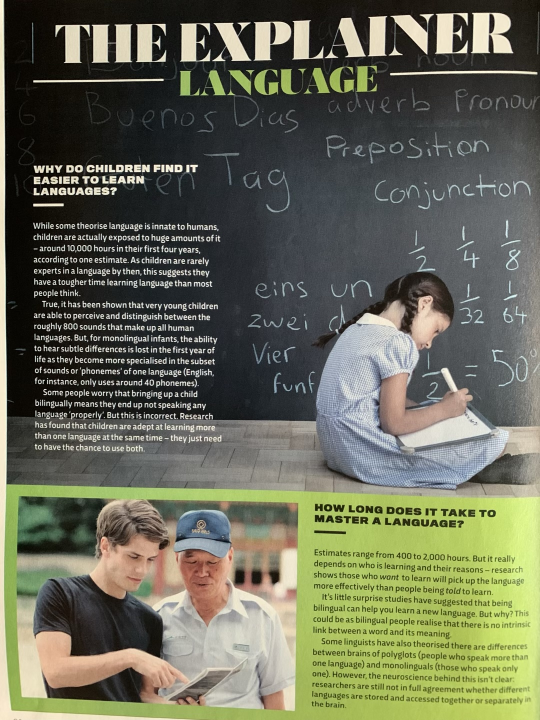
#> input picture notebooks/image_segmentation/assets/text3.jpg, 1080 x 1440 px (shown at 1/2 size)
$ jupyter execute 00_text_segmentation.ipynb
#> lines starting #> are read from the running program, lines starting #| are printed output that depends on the picture; after the words box and inside, x2 and y2 are one past the last pixel; in counts of white or black regions, pixels touching at a corner belong together
[cell 1]
# !pip install opencv-python==4.6.0.66 scikit-image==0.19.3

[cell 2]
from matplotlib import pyplot as plt
from pathlib import Path

import numpy as np

import cv2
from skimage import io

def imshow(np_img, size=(10, 10), is_gray=False):
    plt.figure(figsize=size)
    if is_gray:
        plt.imshow(np_img, cmap='gray', vmin=0, vmax=255)
    else:
        plt.imshow(np_img)
    plt.show()

[cell 3]
data_dir = Path('assets')
assert data_dir.exists()

[cell 4]
img = cv2.cvtColor(io.imread(data_dir / 'text3.jpg'), cv2.COLOR_BGR2RGB)
width = int(img.shape[1] * 2)
#> width = 2160
height = int(img.shape[0] * 2)
#> height = 2880
dim = (width, height)
#> dim = (2160, 2880)
resized = cv2.resize(img, dim, interpolation = cv2.INTER_AREA)
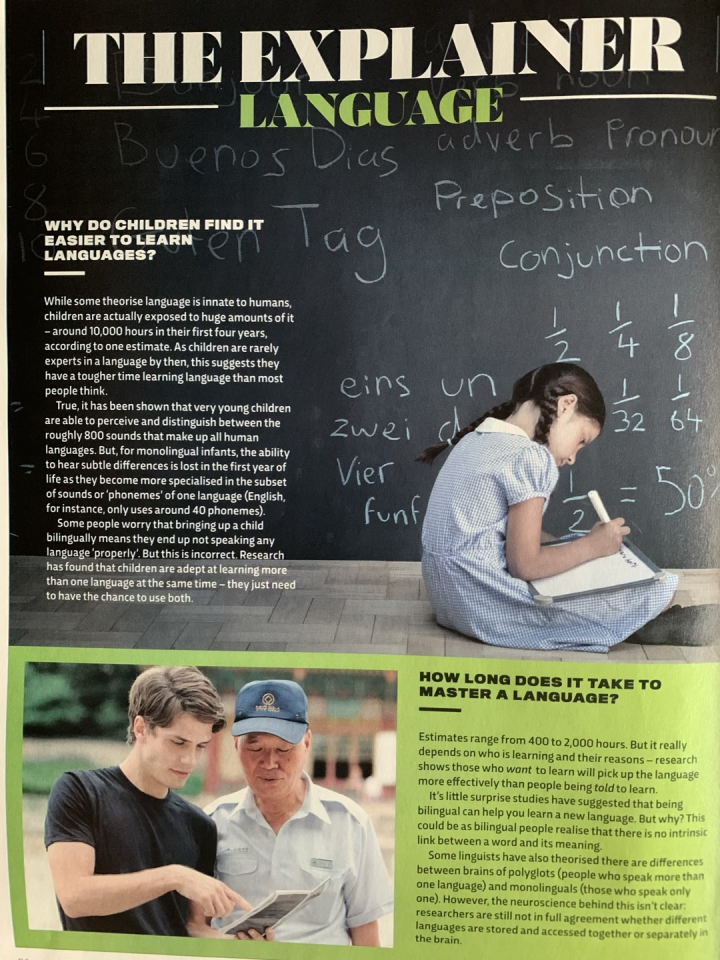
#> resized: shape (2880, 2160, 3) (shown at 1/3 size); mean B, G, R 88.2, 107.6, 105.1
# img = cv2.resize(img, (0,0), fx=0.5, fy=0.5)
# img = cv2.resize(img, (0,0))

[cell 5]
grayscaled = cv2.cvtColor(resized,cv2.COLOR_BGR2GRAY)
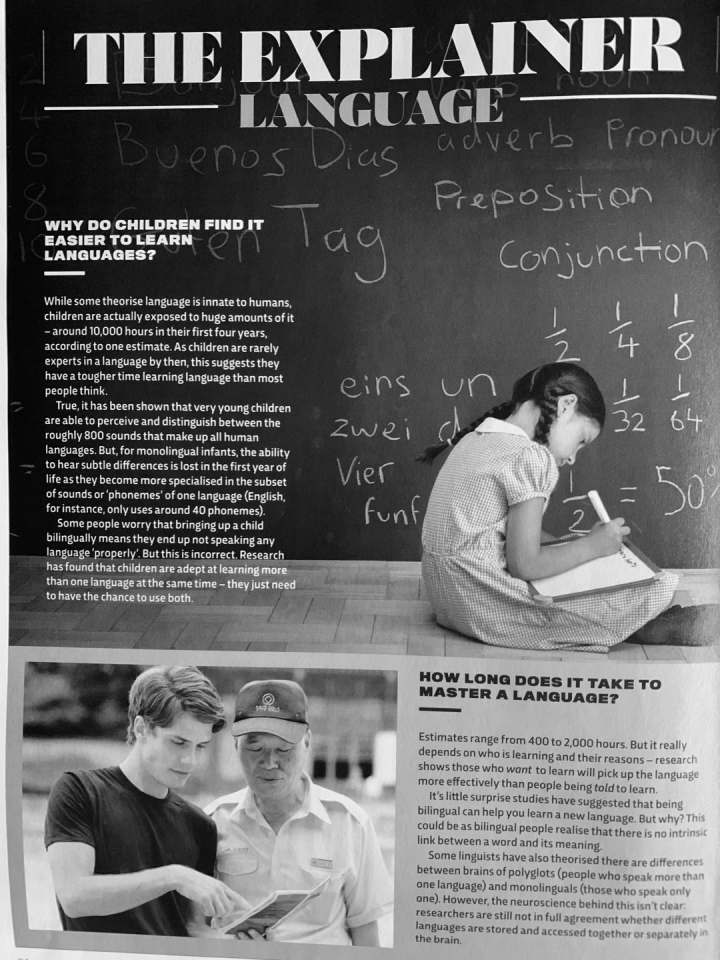
#> grayscaled: shape (2880, 2160) (shown at 1/3 size); min 0, max 255, mean 104.7

threshold = cv2.adaptiveThreshold(grayscaled, 255,
                          cv2.BORDER_REPLICATE,
                          cv2.THRESH_BINARY_INV, 5, 5)
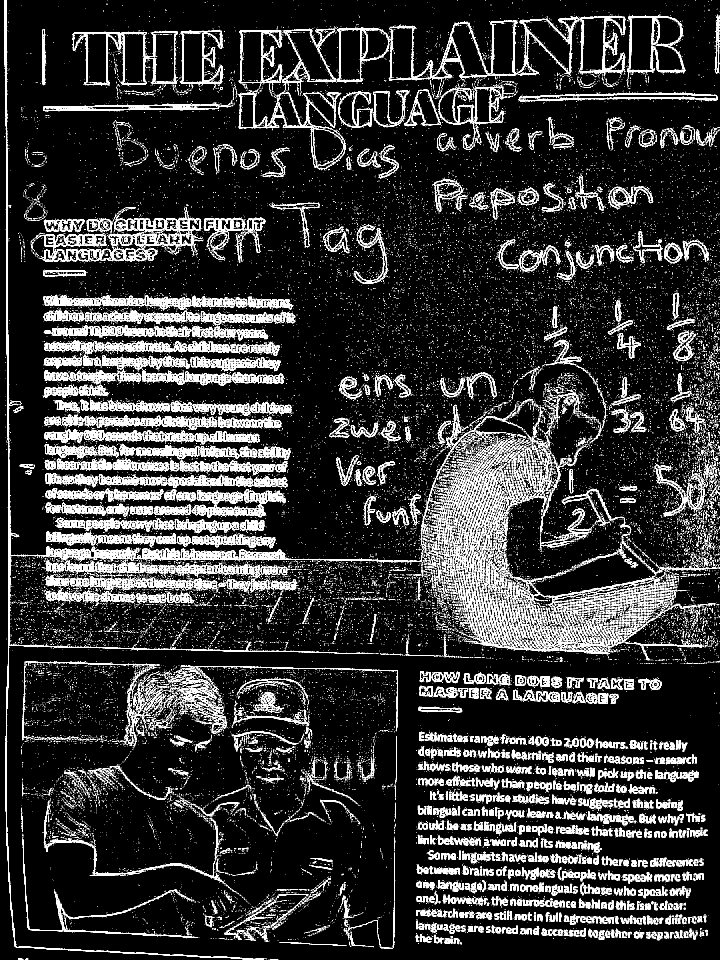
#> threshold: shape (2880, 2160) (shown at 1/3 size); 9.7% white in thin lines or dots

retval, birnary_threshold = cv2.threshold(threshold, 0, 255, cv2.THRESH_BINARY)

flipped_color = cv2.bitwise_not(birnary_threshold)
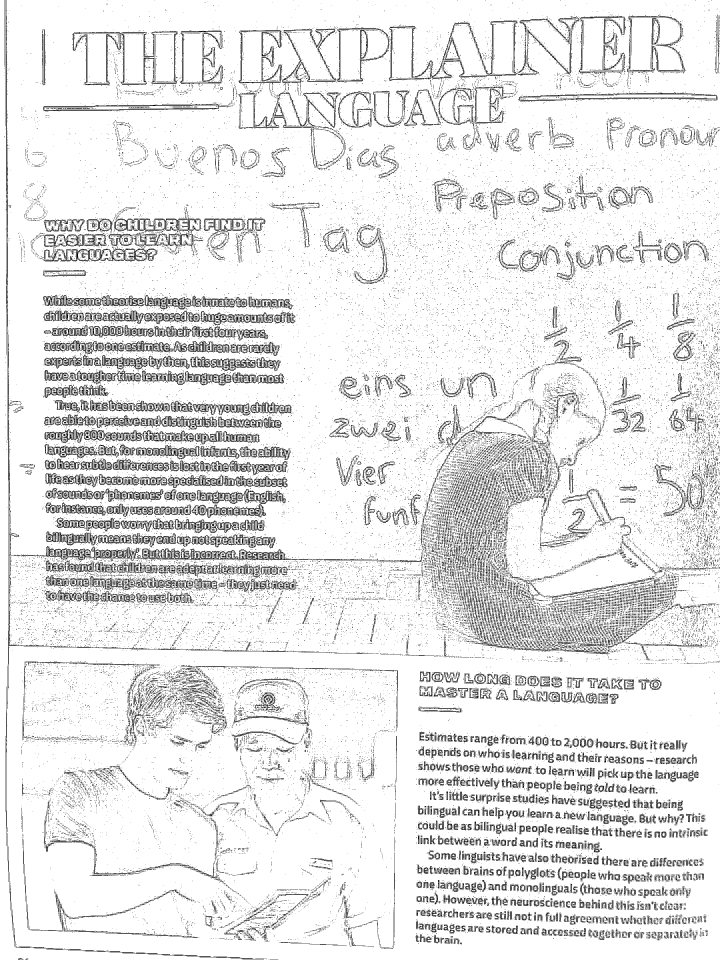
#> flipped_color: shape (2880, 2160) (shown at 1/3 size); 90.3% white; black in thin lines or dots

imshow(flipped_color, (16, 16), True)

[cell 6]
denoised = cv2.fastNlMeansDenoising(flipped_color,None,80,7,15)
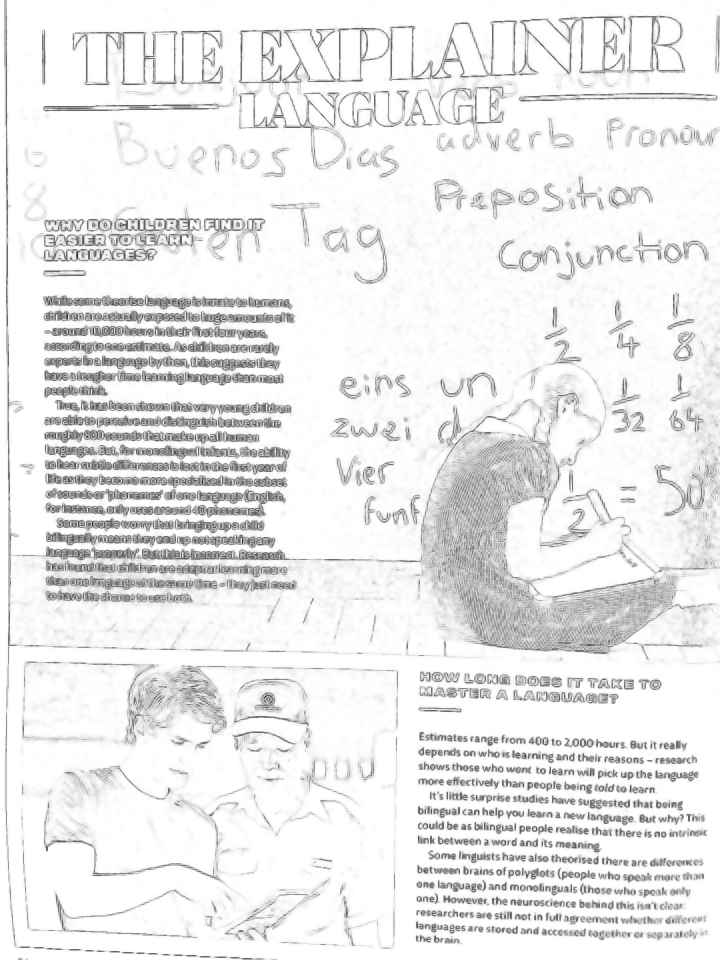
#> denoised: shape (2880, 2160) (shown at 1/3 size); min 4, max 255, mean 234.6
imshow(denoised, (16,16), True)

[cell 7]
rect=cv2.getStructuringElement(cv2.MORPH_RECT, (5, 5))
# dilation = cv2.dilate(blured,rect,iterations = 1)
dilation = cv2.erode(denoised,rect,iterations = 7)
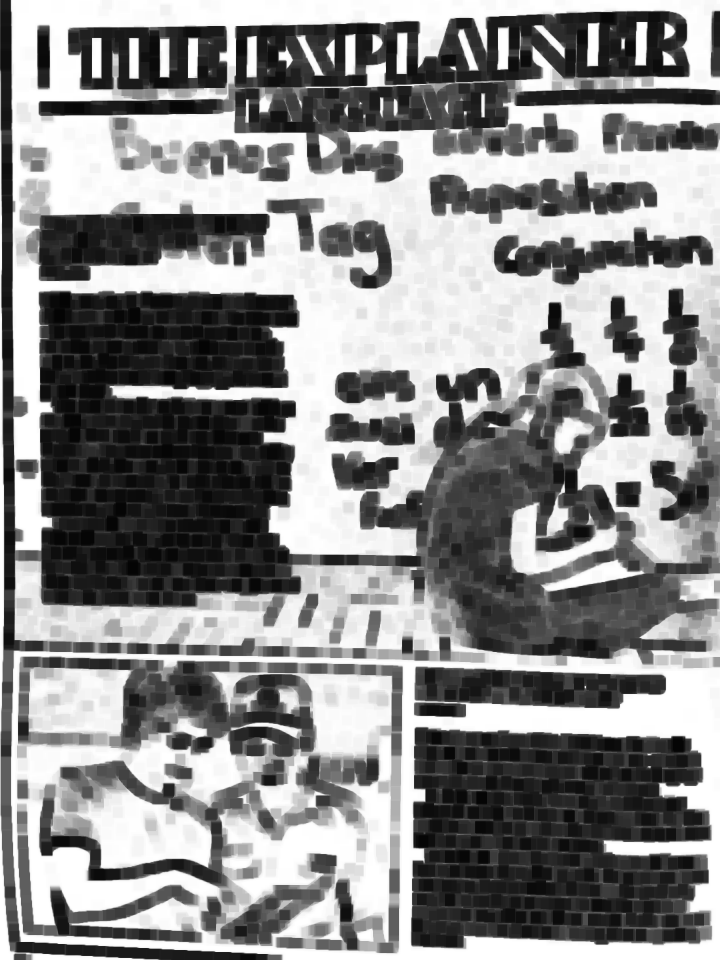
#> dilation: shape (2880, 2160) (shown at 1/3 size); min 4, max 255, mean 138.3

[cell 8]
imshow(dilation, (16, 16), True)

[cell 9]
_, dilation_thresholded = cv2.threshold(dilation, 0, 255, cv2.THRESH_BINARY + cv2.THRESH_OTSU)
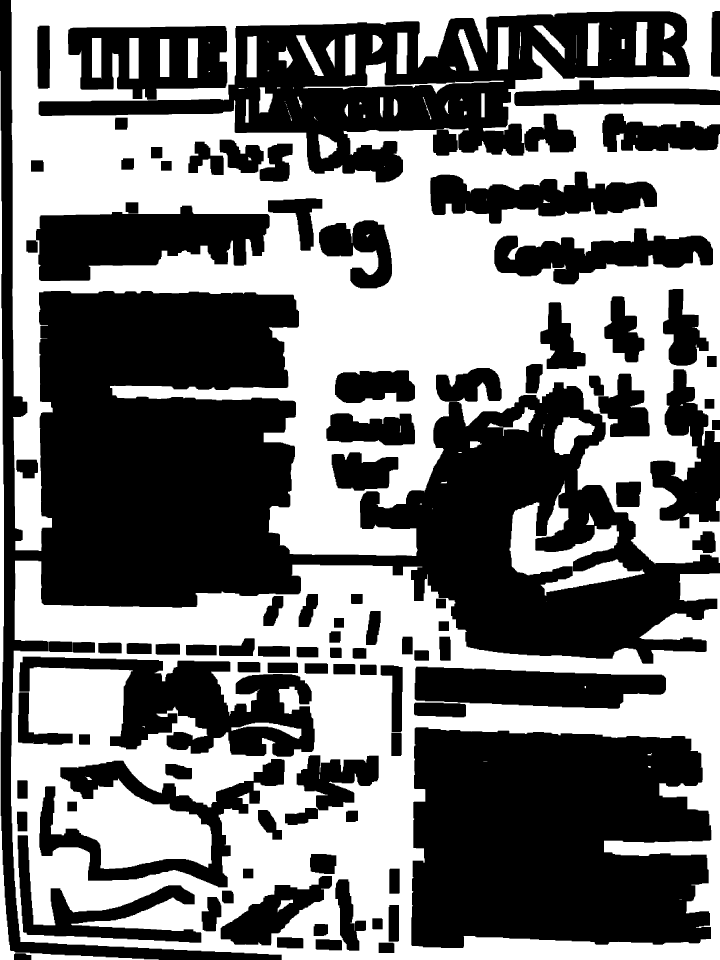
#> dilation_thresholded: shape (2880, 2160) (shown at 1/3 size); 47.2% white; 102 white regions (35 under 20 px), largest, box (x1, y1, x2, y2) and area: (33, 0, 2160, 1693) 1623521, (33, 1682, 2160, 2880) 1159695, (1527, 1442, 1934, 1788) 44145
imshow(dilation_thresholded, (16, 16), True)

$ run again, with notebooks/image_segmentation/assets/text1.jpg copied over notebooks/image_segmentation/assets/text3.jpg
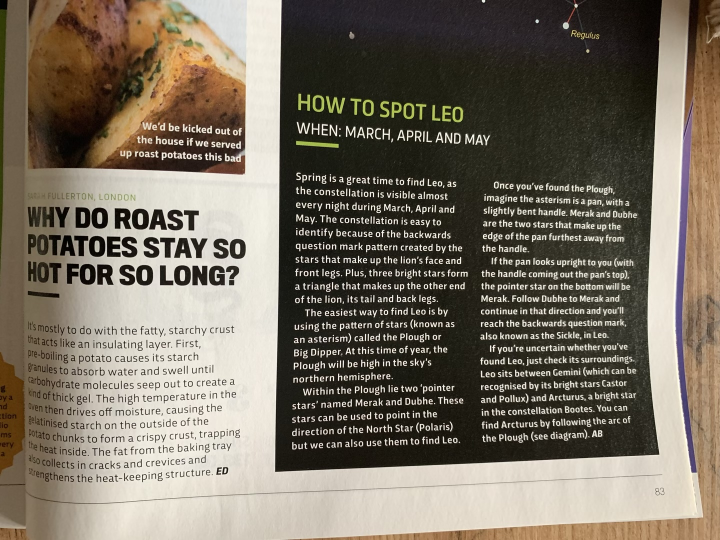
#> input picture notebooks/image_segmentation/assets/text1.jpg, 1440 x 1080 px (shown at 1/2 size)
#> `threshold = cv2.adaptiveThreshold(grayscaled, 255, cv2.BORDER_REPLICAT..`:
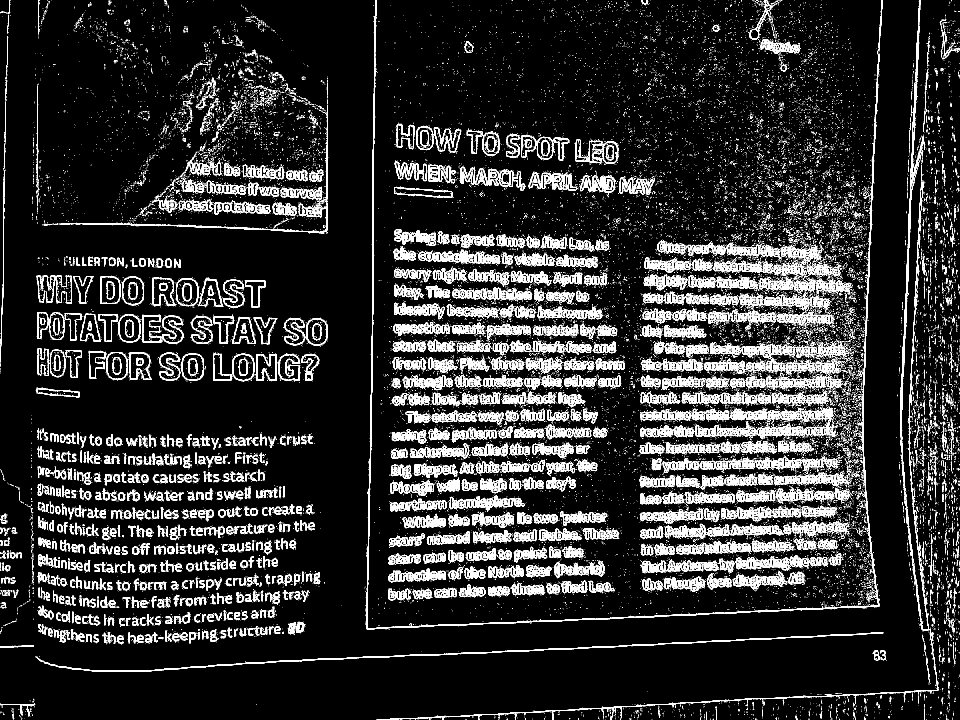
#> threshold: shape (2160, 2880) (shown at 1/3 size); 9.2% white in thin lines or dots
#> flipped_color: shape (2160, 2880); 90.8% white; black in thin lines or dots
#> `_, dilation_thresholded = cv2.threshold(dilation, 0, 255, cv2.THRESH_B..`:
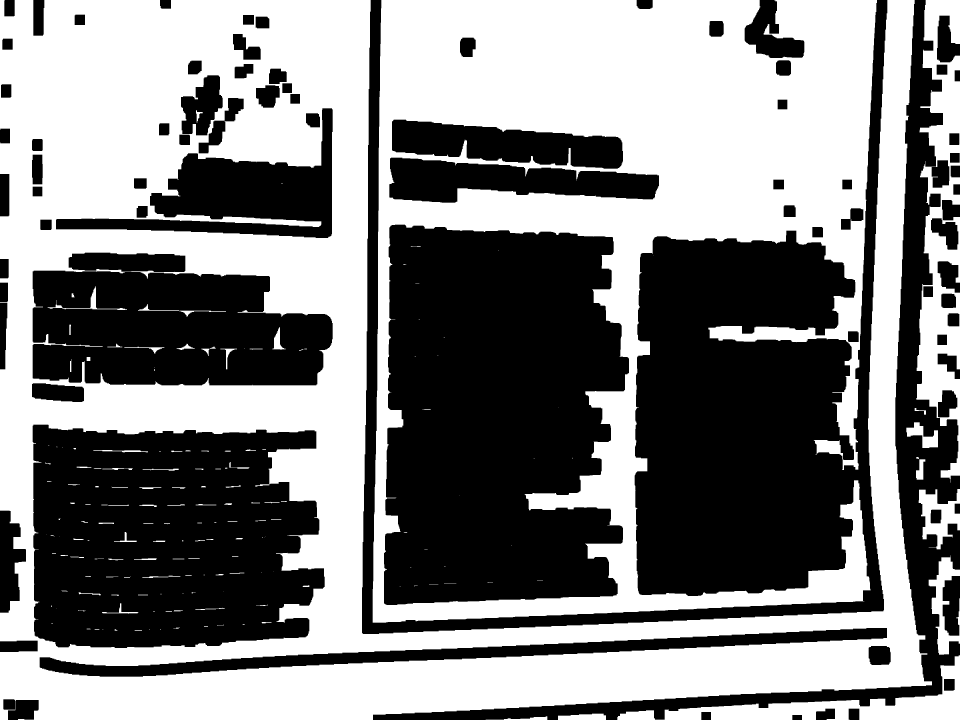
#> dilation_thresholded: shape (2160, 2880) (shown at 1/3 size); 50.9% white; 84 black regions, largest, box (x1, y1, x2, y2) and area: (1086, 0, 2662, 1902) 804043, (1152, 674, 1887, 1815) 716948, (98, 1274, 974, 1944) 500838

$ run again, with notebooks/image_segmentation/assets/text2.jpg copied over notebooks/image_segmentation/assets/text3.jpg
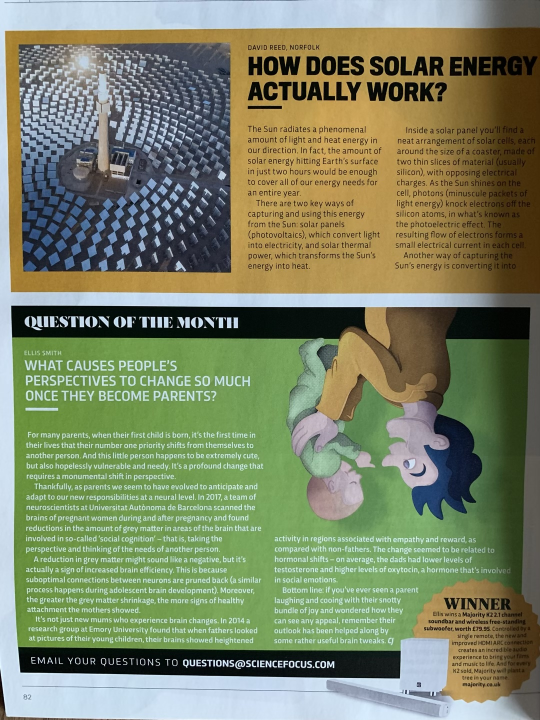
#> input picture notebooks/image_segmentation/assets/text2.jpg, 1080 x 1440 px (shown at 1/2 size)
#> `threshold = cv2.adaptiveThreshold(grayscaled, 255, cv2.BORDER_REPLICAT..`:
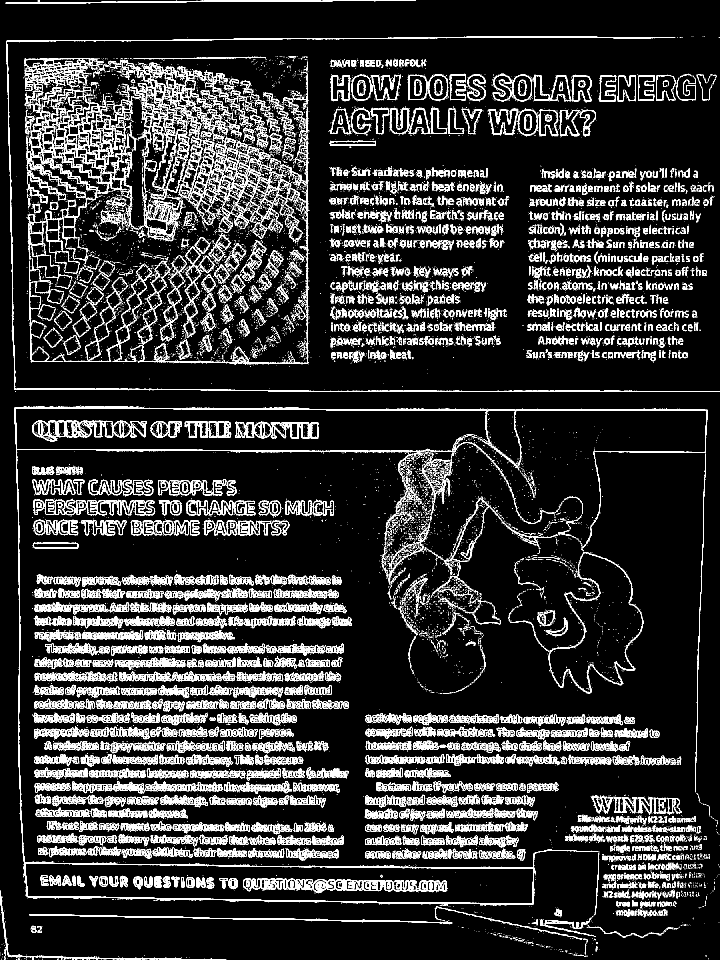
#> threshold: shape (2880, 2160) (shown at 1/3 size); 9.7% white in thin lines or dots
#> flipped_color: shape (2880, 2160); 90.3% white; black in thin lines or dots
#> `_, dilation_thresholded = cv2.threshold(dilation, 0, 255, cv2.THRESH_B..`:
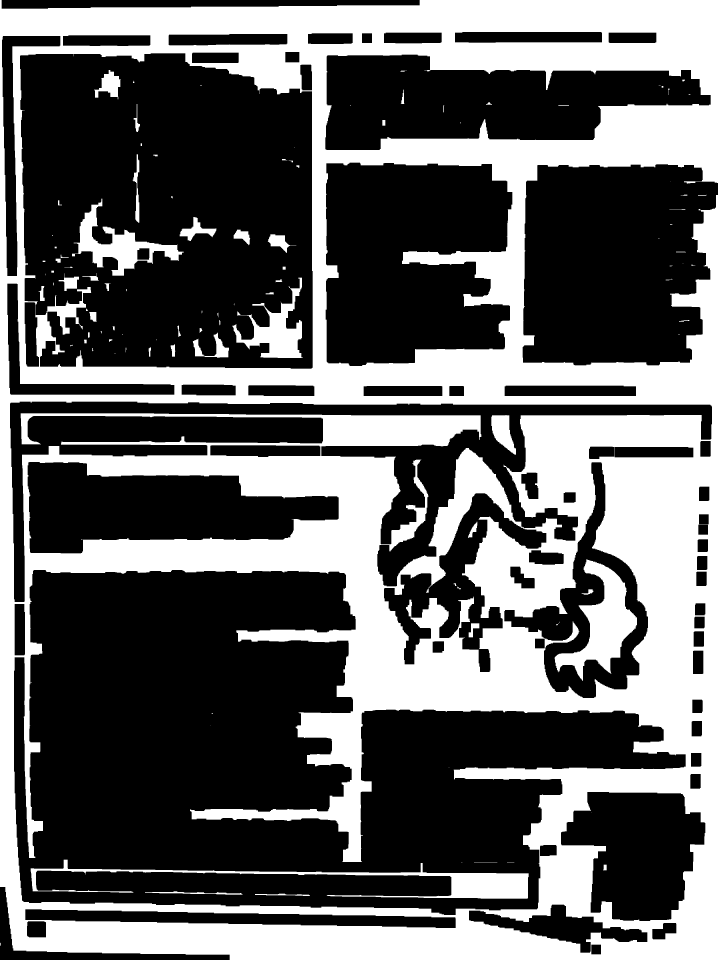
#> dilation_thresholded: shape (2880, 2160) (shown at 1/3 size); 38.6% white; 115 white regions (38 under 20 px), largest, box (x1, y1, x2, y2) and area: (0, 0, 2160, 2880) 2270571, (1664, 1678, 1911, 2043) 33992, (92, 2579, 1586, 2696) 30573
